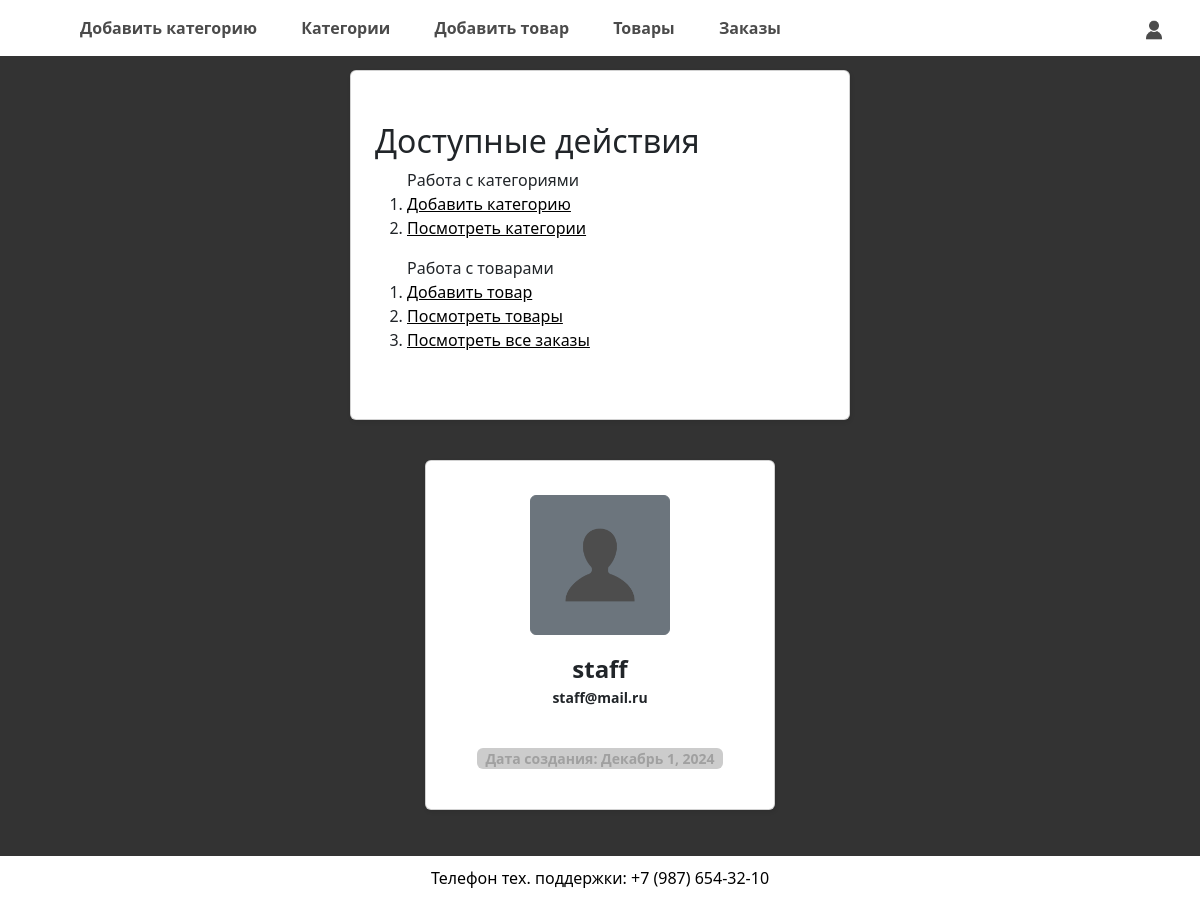
/users/default/1 (signed in), run on the app's committed database.
### users/models.py (models this page shows)
class CustomUser(AbstractUser):
    phone = models.CharField(max_length=20, verbose_name="Телефон")
    city = models.CharField(max_length=100, verbose_name="Город")
    image = models.ImageField(upload_to="users/", blank=True, null=True, verbose_name="Изображение")

### users/views.py (the view)
# urls.py: path('default/<int:pk>', user_detail, name='detail'),
@login_required
def user_detail(request, pk):
    user = get_object_or_404(User, pk=pk)
    orders = Order.objects.filter(user=user)
    order_count = orders.count()
    if request.user != user:
        raise PermissionDenied()
    context = {
        'user': user,
        'title': 'Информация о профиле',
        'order_count': order_count,
        'current_page': 'users:detail',
    }
    admin = get_user_model().objects.get(username='staff')
    if request.user == admin:
        return render(request, template_name='users/admin/admin.html', context=context)
    return render(request, template_name='users/profile.html', context=context)

### cart/context_processors.py (called while the page is built)
def cart(request):
    if request.user.id:
        return {'cart': ProductCartUser(request)}
    return {'cart': Cart(request)}

### orders/context_processors.py (called while the page is built)
def quick_order_form(request):
    return {'quick_order_form': QuickOrderForm()}

### users/templates/users/admin/admin.html (shortened to what this page needs)
{% extends 'base_admin.html' %}
{% load static %}
{% block content %}
<div class="admin-page">
<div class="card p-4 actions">
  <h2>Доступные действия</h2>
  <ol class="actions-category"> Работа с категориями
    <li class="action">
      <a href="{% url 'shop:category_add' %}">Добавить категорию</a>
    </li>
    <li class="action">
      <a href="{% url 'shop:categories' %}">Посмотреть категории</a>
    </li>
  </ol>
  <ol class="actions-product">Работа с товарами
    <li class="action">
      <a href="{% url 'shop:product_add' %}">Добавить товар</a>
    </li>
    <li class="action">
      <a href="{% url 'shop:products' %}">Посмотреть товары</a>
    </li>
    <li class="action">
      <a href="{% url 'admin_all_orders' %}">Посмотреть все заказы</a>
    </li>
  </ol>
</div>
<div class="mt-4 mb-4 p-3 d-flex justify-content-center">
  <div class="user-card card p-4">
    <div
      class="image d-flex flex-column justify-content-center align-items-center"
    >
      <button class="btn btn-secondary btn-new">
        {% if user.image %}
        <img
          src="{{ user.image.url }}"
          alt="{{ user.username }}"
          height="100"
          width="100"
          style="object-fit: cover"
        />
        {% else %}
        <img
          src="{% static 'img/no_image_people.png' %}"
          alt="{{ user.username }}"
          height="100"
          width="100"
          style="object-fit: cover"
        />
        {% endif %}
      </button>
      <span class="name name-1 mt-3">{{ user.username }}</span>
      <span class="mail">{{ user.email }}</span>
      <div class="px-2 rounded mt-4 date">
        <span class="join"
          >Дата создания: {{ user.date_joined|date:"F j, Y" }}</span
        >
      </div>
    </div>
  </div>
</div>
</div>
{% endblock content %}

### static/css/styles.css (style rules this page uses)
* { box-sizing: border-box; margin: 0; padding: 0; }
body { font-family: Arial, sans-serif; background-color: #e2e1e1; min-height: 100%; margin-top: 50px; }
.btn { display: inline-block; margin-top: 10px; padding: 10px 15px; background-color: #28a745; color: white; text-decoration: none; }
.card { width: 225px; min-height: 350px; box-shadow: 1px 2px 4px rgba(0, 0, 0, 0.1); display: flex; flex-direction: column; border-radius: 4px; transition: 0.2s; position: relative; }
.user-card { width: 350px; background-color: #efefef; border: none; cursor: pointer; transition: all 0.5s; }
.user-card .image img { transition: all 0.5s; }
.btn-new { height: 140px; width: 140px; border-radius: 50%; }
.user-card .name { font-size: 15px; font-weight: bold; }
.user-card .name-1 { font-size: 24px !important; font-weight: bold; }
.user-card .mail { font-size: 14px; font-weight: 600; }
.user-card .join { font-size: 14px; color: #a0a0a0; font-weight: bold; display: flex; text-align: center; }
.user-card .date { background-color: #ccc; }
.admin-page { display: flex; align-items: center; width: fit-content; margin: 0 auto; }
.actions { background-color: white; width: 500px; height: fit-content !important; display: flex; justify-content: center; }
.actions a { color: black; }
@media screen and (max-width: 1250px) { .admin-page { flex-direction: column; } }

### data on the page
CustomUser: username "staff", email "staff@mail.ru", date_joined "Декабрь 1, 2024"
